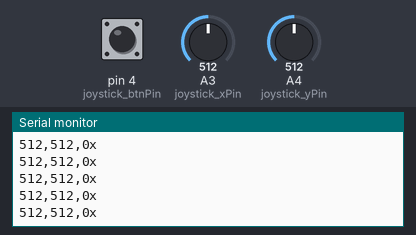
The sketch below on a simulated Arduino Uno, built with avr-gcc and run on an emulated ATmega328P. On the bench: the last lines printed to the serial monitor. Inputs (shaded band) come from the test bench; at power-on: A3 (joystick_xPin) = 512, A4 (joystick_yPin) = 512, pin 4 (joystick_btnPin) LOW.

Above: at 1.2 s.
1.3 s: A3 (joystick_xPin) set to 108
At 2.0 s:
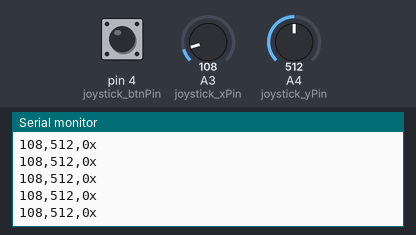
4.3 s: A3 (joystick_xPin) set to 90
At 5.3 s:
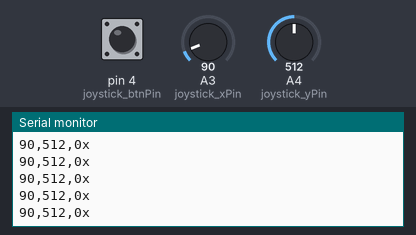
8.8 s: A4 (joystick_yPin) set to 982
At 9.6 s:
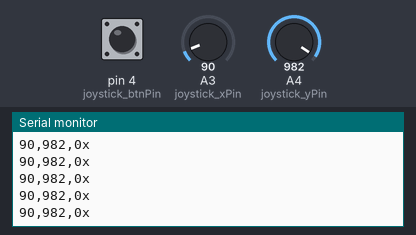
10.3 s: A4 (joystick_yPin) set to 1011
At 10.9 s:
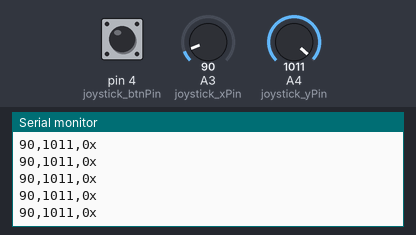
Timing chart, 0 to 13.3 s (numbered marks = the images above; inputs shaded):
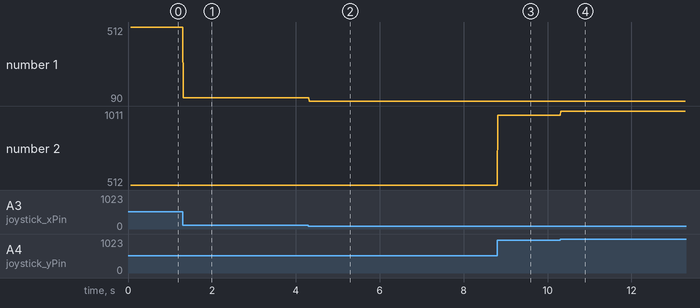

The sketch:

BB8_JoysticktoBluetooth_Control.ino
```cpp
/*
 * WSU Robotic's BB8 Team - Joystick to Bluetooth
 *
 * Designed to take analog input from the connected joystick controller and write them
 * to the SoftwareSerial stream to be transmitted over bluetooth via the HC-05
 * tranceiver
 *
 * Written by Jensen Reitz of WSU Robotics
 *
 * - Utilizes the HC-05 Bluetooth Module to transmit the signal and thr HC-06 Bluetooth Module
 *    to recieve the signal
 */

#include <SoftwareSerial.h>

#define DEBUG

//Constant Variables -------------------------------------------------------------------------------------------------------------------------------------------
const int joystick_xPin = 3, joystick_yPin = 4, joystick_btnPin = 4;

// Global Variables --------------------------------------------------------------------------------------------------------------------------------------------
int joystick_x = 0, joystick_y = 0, joystick_btn = 0, past_joystick_x = 0, past_joystick_y = 0; //Values to be read in from the joystick (x is neutral at 504, y is neutral at 490)
String bt_str = "\0";

// Objects -----------------------------------------------------------------------------------------------------------------------------------------------------
SoftwareSerial bt_serial(2, 3); // RX | TX


// Start Program ****************************************************************************************************************************************************************


void setup()
{
    // start the serial communication with the host computer
    Serial.begin(9600);
    Serial.println("Arduino with HC-05/HC-06 is ready");

    // start communication with the HC-06 using 9600
    bt_serial.begin(9600);
    Serial.println("bt_serial started at 9600");

    pinMode(4, INPUT);
}

void loop()
{
    //Read in values from the joystick
    joystick_x = analogRead(joystick_xPin);
    joystick_y = analogRead(joystick_yPin);
    joystick_btn = digitalRead(joystick_btnPin);

    if(signalFilter(joystick_x ,past_joystick_x) || signalFilter(joystick_y, past_joystick_y))
    {
      //Clear the string to rewrite it
      bt_str = "\0";

      //Parse values into string
      bt_str.concat(joystick_x);
      bt_str.concat(',');
      bt_str.concat(joystick_y);
      bt_str.concat(',');
      bt_str.concat(joystick_btn);
      bt_str.concat('x');
      bt_str.concat('\n');

      past_joystick_x = joystick_x;
      past_joystick_y = joystick_y;
    }
    else
    {
      //Clear the string to rewrite it
      bt_str = "\0";

      //Parse values into string
      bt_str.concat(past_joystick_x);
      bt_str.concat(',');
      bt_str.concat(past_joystick_y);
      bt_str.concat(',');
      bt_str.concat(joystick_btn);
      bt_str.concat('x');
      bt_str.concat('\n');
    }

      //Upload the string into bt_serial
      bt_serial.print(bt_str);

    #ifdef DEBUG
      Serial.print(bt_str);
    #endif
}


// Public Functions *************************************************************************************************************************************************************


//Filters the joystick value based on it's neutral value an the value that is read in (value that means zero movement in that axis) ---------------------------------------------
//- The joystick is not super precise, so even when you're holding it in place, the value will vary slightly. This can cause some
//  unwanted movement in the motors where they should normally be pretty steady (since you're holding the joystick in place,
//  regardless of position, duhhhh)
//- This function responds to that annoyance by comparing the new (changed) joystick value to the old value and returning false
//  if they are too similar, thus stating that the joystick is actually being held in place and the joystick values in this program
//  should not change
//- Once the values do change enough to constitute the movement being intentional by the user, THEN the values will change accordingly
bool signalFilter(int newValue, int oldValue)
{
  if(abs(newValue-oldValue) > 10)
    return true;
  else
    return false;
}
```

Measured:
- after the input at 1.3 s, the serial monitor: prints a new line at once (image 1)
- after the input at 4.3 s, the serial monitor: prints a new line at once (image 2)
- after the input at 8.8 s, the serial monitor: prints a new line at once (image 3)
- after the input at 10.3 s, the serial monitor: prints a new line at once (image 4)
- plotted number 1: 512 → 108 after the input at 1.3 s, 108 → 90 after the input at 4.3 s
- plotted number 2: 512 → 982 after the input at 8.8 s, 982 → 1011 after the input at 10.3 s
